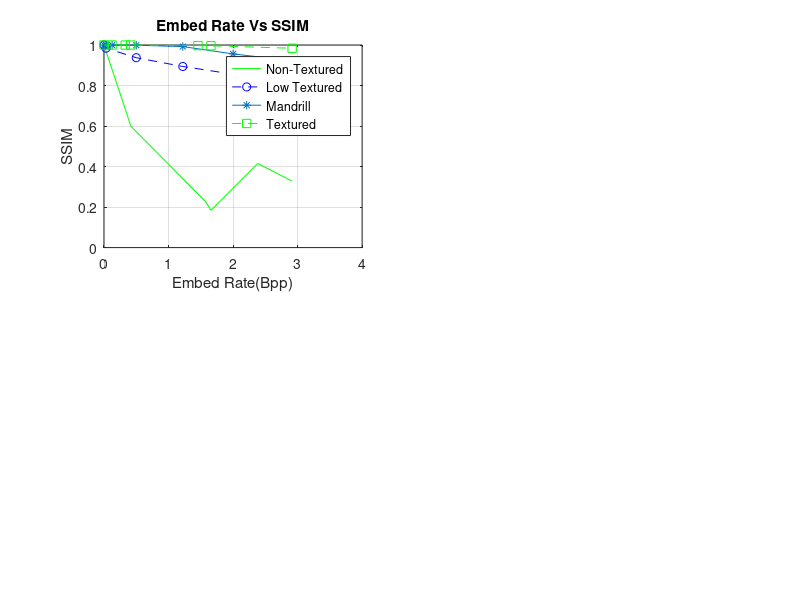

Reproduce this figure in MATLAB. (Note: this script raises an error after producing the figure.)
% Embedrate is Embedding rate
% ssim are the SSIMs
% psnr
% mse
% mseuntextured, mselowtextured, msemandril,msetextured
% psnruntextured, psnrlowtextured, psnrmandril,pnsrtextured
% ssimuntextured, ssimlowtextured, ssimmandril,ssimtextured
% eruntextured, erlowtextured, ermandril,ertextured - Embedding rates

 mse= [20.57,0.20,4.03,0.23,41.58,0.18,2.01,22.60,0.25,0.02,1.91,33.20,32.13,0.06,0.02,0.25,20.60,1.99,0.06,2.04,0.21,16.50,0.16,1.75];
 mseuntextured=[0
0.18
0.23
0.2
3.5352
2.8865
41.58
4.03
];
 mselowtextured=[0
0.02
0.25
2.01
1.91
22.6
33.2
];
 msemandril=[0
0.02
0.06
0.25
1.99
20.6
32.13
];
 msetextured=[0
0.06
0.16
0.21
1.75
2.04
16.5
];
 
ssim=[ 0.7707 0.6002 0.3279 0.6205 0.4152 0.6352 0.894 0.7852 0.9373 0.9844 0.858 0.61164 0.892 0.9994 0.9999 0.9989 0.956 0.9922 0.9999 0.9963 0.9996 0.9839 0.9997 0.997];
ssimuntextured=[1 0.6352 0.6205 0.6002 0.22473 0.18373 0.4152 0.3279];
ssimlowtextured=[1 0.9844 0.9373 0.894 0.858 0.7852 0.61164];
ssimmandril=[1 0.9999 0.9994 0.9989 0.9922 0.956 0.892];
ssimtextured= [1 0.9999 0.9997 0.9996 0.997 0.9963 0.9839];

psnr=[35 55.19 42.08 54.61 31.94 55.47 45.09 34.59 54.08 65.82 45.32 32.92 33.06 60.15 66.18 54.16 34.99 45.15 59.15 44.29 54.22 35.21 55.22 44.94];
psnruntextured=[90 55.47 54.61 55.19 42.6466 43.5271 31.94 42.08];
psnrlowtextured=[90 65.82 54.08 45.09 45.32 34.59 32.92];
psnrmandril=[90 66.18 60.15 54.16 45.15 34.99 33.06];
psnrtextured=[90 59.15 55.22 54.22 44.94 44.29 35.21]; 

Embedrate=[ 1.1367 0.4143 2.9155 0.3939 2.383 0.3793 1.2209 2.0002 0.5002 0.0314 1.9594 3.7386 3.7386 0.1258 0.0314 0.5002 2.0002 1.2209 0.1252 1.657 0.4142 2.9155 0.3287 1.4564];
eruntextured=[0
0.3793
0.3939
0.4143
1.5803
1.657
2.383
2.9155
];
erlowtextured=[0 0.0314 0.5002 1.2209 1.9594 2.0002 3.7386]; 
ermandril=[0
0.0314
0.1258
0.5002
1.2209
2.0002
3.7386
];
ertextured=[0
0.1252
0.3287
0.4142
1.4564
1.657
2.9155
];

subplot(2,2,1)
% plot(Embedrate,ssim)
plot(eruntextured,ssimuntextured,'g',erlowtextured,ssimlowtextured,'b--o',ermandril,ssimmandril,'-*',ertextured,ssimtextured,'--gs')
legend('show')
legend('Non-Textured','Low Textured','Mandrill','Textured')
xlabel('Embed Rate(Bpp)')
ylabel('SSIM')
title('Embed Rate Vs SSIM');
grid on

%Line fittings for SSIM
[Cuntextured,R2Untextured] = linefit(eruntextured,ssimuntextured)
[Clowtextured,R2lowtextured] = linefit(erlowtextured,ssimlowtextured)
[CMandril,R2Mandril] = linefit(ermandril,ssimmandril)
[Ctextured,R2textured] = linefit(ertextured,ssimtextured)



subplot(2,2,2)
% plot(Embedrate,psnr)
plot(eruntextured,psnruntextured,'g',erlowtextured,psnrlowtextured,'b--o',ermandril,psnrmandril,'-*',ertextured,psnrtextured,'--gs')
legend('show')
legend('Non-Textured','Low Textured','Mandrill','Textured')
xlabel('Embed Rate(Bpp)')
ylabel('PSNR')
title('Embed Rate Vs PSNR');
grid on

%Line fittings for PSNR
[CPSNRuntextured,R2PSNRUntextured] = linefit(eruntextured,psnruntextured)
[CPSNRlowtextured,R2PSNRlowtextured] = linefit(erlowtextured,psnrlowtextured)
[CPSNRMandril,R2PSNRMandril] = linefit(ermandril,psnrmandril)
[CPSNRtextured,R2PSNRtextured] = linefit(ertextured,psnrtextured)

subplot(2,2,3)
% plot(Embedrate,mse)
plot(eruntextured,mseuntextured,'g',erlowtextured,mselowtextured,'b--o',ermandril,msemandril,'-*',ertextured,msetextured,'--gs')
legend('show')
legend('Non-Textured','Low Textured','Mandrill','Textured')
xlabel('Embed Rate(Bpp)')
ylabel('MSE')
title('Embed Rate Vs MSE');
grid on
